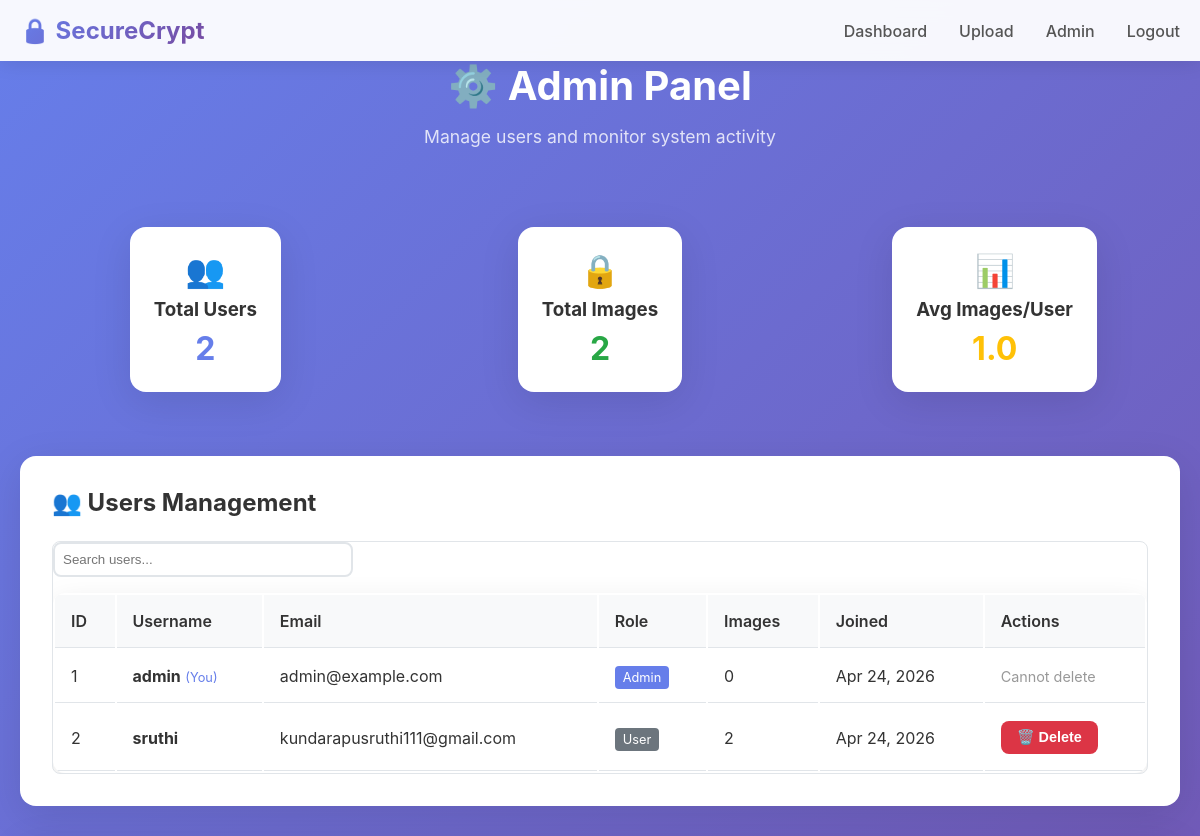
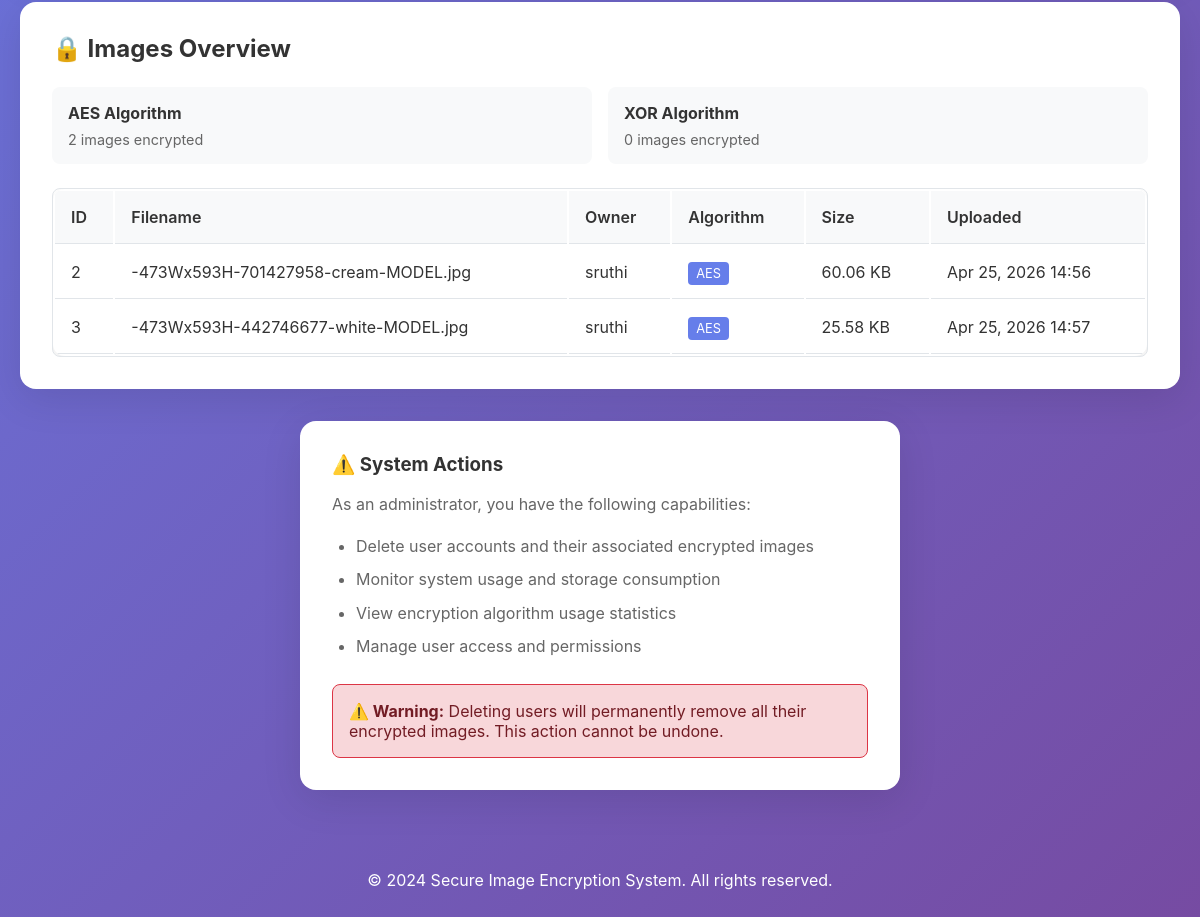
The page /admin (signed in) on the database its author committed (2 pictures, top to bottom).
### app.py (models this page shows)
class User(db.Model):
    id = db.Column(db.Integer, primary_key=True)
    username = db.Column(db.String(80), unique=True, nullable=False)
    email = db.Column(db.String(120), unique=True, nullable=False)
    password_hash = db.Column(db.String(255), nullable=False)
    is_admin = db.Column(db.Boolean, default=False)
    created_at = db.Column(db.DateTime, default=datetime.utcnow)
    images = db.relationship('Image', backref='user', lazy=True, cascade='all, delete-orphan')

class Image(db.Model):
    id = db.Column(db.Integer, primary_key=True)
    filename = db.Column(db.String(255), nullable=False)
    original_filename = db.Column(db.String(255), nullable=False)
    encrypted_filename = db.Column(db.String(255), nullable=True)
    encryption_key = db.Column(db.Text, nullable=True)
    algorithm = db.Column(db.String(50), nullable=False)
    file_size = db.Column(db.Integer, nullable=False)
    user_id = db.Column(db.Integer, db.ForeignKey('user.id'), nullable=False)
    created_at = db.Column(db.DateTime, default=datetime.utcnow)

### app.py (the view)
@app.route('/admin')
def admin():
    if 'user_id' not in session or not session.get('is_admin'):
        flash('Access denied. Admin privileges required.', 'error')
        return redirect(url_for('dashboard'))
    users = User.query.all()
    images = Image.query.all()
    return render_template('admin.html', users=users, images=images)

### templates/admin.html (shortened to what this page needs)
{% extends "base.html" %}
{% block content %}
<div class="container">
    <div class="dashboard-header">
        <h1>⚙️ Admin Panel</h1>
        <p>Manage users and monitor system activity</p>
    </div>
    <div style="display: grid; grid-template-columns: repeat(auto-fit, minmax(250px, 1fr)); gap: 1.5rem; margin-bottom: 2rem;">
        <div class="card" style="text-align: center; padding: 1.5rem;">
            <div style="font-size: 2rem; color: #667eea; margin-bottom: 0.5rem;">👥</div>
            <h3 style="color: #333; margin-bottom: 0.5rem;">Total Users</h3>
            <p style="font-size: 2rem; font-weight: bold; color: #667eea; margin: 0;">{{ users|length }}</p>
        </div>
        <div class="card" style="text-align: center; padding: 1.5rem;">
            <div style="font-size: 2rem; color: #28a745; margin-bottom: 0.5rem;">🔒</div>
            <h3 style="color: #333; margin-bottom: 0.5rem;">Total Images</h3>
            <p style="font-size: 2rem; font-weight: bold; color: #28a745; margin: 0;">{{ images|length }}</p>
        </div>
        <div class="card" style="text-align: center; padding: 1.5rem;">
            <div style="font-size: 2rem; color: #ffc107; margin-bottom: 0.5rem;">📊</div>
            <h3 style="color: #333; margin-bottom: 0.5rem;">Avg Images/User</h3>
            <p style="font-size: 2rem; font-weight: bold; color: #ffc107; margin: 0;">
                {{ "%.1f"|format(images|length / users|length if users|length > 0 else 0) }}
            </p>
        </div>
    </div>
    <div style="background: white; border-radius: 16px; padding: 2rem; box-shadow: 0 10px 40px rgba(0, 0, 0, 0.1); margin-bottom: 2rem;">
        <h2 style="color: #333; margin-bottom: 1.5rem;">👥 Users Management</h2>
        <div class="admin-table-container">
            <table class="admin-table">
                <thead>
                    <tr>
                        <th>ID</th>
                        <th>Username</th>
                        <th>Email</th>
                        <th>Role</th>
                        <th>Images</th>
                        <th>Joined</th>
                        <th>Actions</th>
                    </tr>
                </thead>
                <tbody>
                    {% for user in users %}
                    <tr>
                        <td>{{ user.id }}</td>
                        <td>
                            <strong>{{ user.username }}</strong>
                            {% if user.id == session.user_id %}
                                <span style="color: #667eea; font-size: 0.8rem;"> (You)</span>
                            {% endif %}
                        </td>
                        <td>{{ user.email }}</td>
                        <td>
                            {% if user.is_admin %}
                                <span style="background: #667eea; color: white; padding: 0.25rem 0.5rem; border-radius: 4px; font-size: 0.8rem;">Admin</span>
                            {% else %}
                                <span style="background: #6c757d; color: white; padding: 0.25rem 0.5rem; border-radius: 4px; font-size: 0.8rem;">User</span>
                            {% endif %}
                        </td>
                        <td>{{ user.images|length }}</td>
                        <td>{{ user.created_at.strftime('%b %d, %Y') }}</td>
                        <td>
                            {% if user.id != session.user_id %}
                                <form method="POST" action="{{ url_for('delete_user', user_id=user.id) }}"
                                      onsubmit="return confirm('Are you sure you want to delete user {{ user.username }}? This will also delete all their encrypted images.')"
                                      style="display: inline;">
                                    <button type="submit" class="btn btn-danger" style="padding: 0.5rem 1rem; font-size: 0.9rem;">
                                        🗑️ Delete
                                    </button>
                                </form>
                            {% else %}
                                <span style="color: #999; font-size: 0.9rem;">Cannot delete</span>
                            {% endif %}
                        </td>
                    </tr>
                    {% endfor %}
                </tbody>
            </table>
        </div>
    </div>
    <div style="background: white; border-radius: 16px; padding: 2rem; box-shadow: 0 10px 40px rgba(0, 0, 0, 0.1);">
        <h2 style="color: #333; margin-bottom: 1.5rem;">🔒 Images Overview</h2>
        <div style="display: grid; grid-template-columns: repeat(auto-fit, minmax(300px, 1fr)); gap: 1rem; margin-bottom: 1.5rem;">
            {% for algorithm in ['AES', 'XOR'] %}
            <div style="padding: 1rem; background: #f8f9fa; border-radius: 8px;">
                <h4 style="color: #333; margin-bottom: 0.5rem;">{{ algorithm }} Algorithm</h4>
                <p style="color: #666; font-size: 0.9rem; margin: 0;">
                    {{ images|selectattr('algorithm', 'equalto', algorithm)|list|length }} images encrypted
                </p>
            </div>
            {% endfor %}
        </div>
        <div class="admin-table-container">
            <table class="admin-table">
                <thead>
                    <tr>
                        <th>ID</th>
                        <th>Filename</th>
                        <th>Owner</th>
                        <th>Algorithm</th>
                        <th>Size</th>
                        <th>Uploaded</th>
                    </tr>
                </thead>
                <tbody>
                    {% for image in images[:20] %}
                    <tr>
                        <td>{{ image.id }}</td>
                        <td>{{ image.original_filename }}</td>
                        <td>{{ image.user.username }}</td>
                        <td>
                            <span style="background: {% if image.algorithm == 'AES' %}#667eea{% else %}#ffc107{% endif %}; color: white; padding: 0.25rem 0.5rem; border-radius: 4px; font-size: 0.8rem;">
                                {{ image.algorithm }}
                            </span>
                        </td>
                        <td>{{ "%.2f"|format(image.file_size / 1024) }} KB</td>
                        <td>{{ image.created_at.strftime('%b %d, %Y %H:%M') }}</td>
                    </tr>
                    {% endfor %}
                </tbody>
            </table>
        </div>
    </div>
    <div class="card" style="max-width: 600px; margin-top: 2rem;">
        <h3 style="color: #333; margin-bottom: 1rem;">⚠️ System Actions</h3>
        <div style="color: #666; line-height: 1.6;">
            <p style="margin-bottom: 1rem;">As an administrator, you have the following capabilities:</p>
            <ul style="padding-left: 1.5rem;">
                <li style="margin-bottom: 0.5rem;">Delete user accounts and their associated encrypted images</li>
                <li style="margin-bottom: 0.5rem;">Monitor system usage and storage consumption</li>
                <li style="margin-bottom: 0.5rem;">View encryption algorithm usage statistics</li>
                <li>Manage user access and permissions</li>
            </ul>
        </div>
        <div style="margin-top: 1.5rem; padding: 1rem; background: #f8d7da; border-radius: 8px; border: 1px solid #dc3545;">
            <p style="color: #721c24; margin: 0;">
                <strong>⚠️ Warning:</strong> Deleting users will permanently remove all their encrypted images. This action cannot be undone.
            </p>
        </div>
    </div>
</div>
{% endblock %}

### templates/base.html (shortened to what this page needs)
<!DOCTYPE html>
<html lang="en">
<head>
    <link rel="stylesheet" href="{{ url_for('static', filename='css/style.css') }}">
</head>
<body>
    {% if session.user_id %}
    <header class="header">
        <div class="container">
            <nav class="nav-container">
                <div class="logo">🔒 SecureCrypt</div>
                <ul class="nav-links">
                    <li><a href="{{ url_for('dashboard') }}">Dashboard</a></li>
                    <li><a href="{{ url_for('upload') }}">Upload</a></li>
                    {% if session.is_admin %}
                    <li><a href="{{ url_for('admin') }}">Admin</a></li>
                    {% endif %}
                    <li><a href="{{ url_for('logout') }}">Logout</a></li>
                </ul>
            </nav>
        </div>
    </header>
    {% endif %}
    <main>
        {% block content %}{% endblock %}
    </main>
    <footer style="text-align: center; padding: 2rem; color: white; margin-top: 3rem;">
        <p>&copy; 2024 Secure Image Encryption System. All rights reserved.</p>
    </footer>
</body>
</html>

### static/css/style.css (style rules this page uses)
* { margin: 0; padding: 0; box-sizing: border-box; }
body { font-family: -apple-system, BlinkMacSystemFont, 'Segoe UI', Roboto, Oxygen, Ubuntu, Cantarell, sans-serif; background: linear-gradient(135deg, #667eea 0%, #764ba2 100%); min-height: 100vh; color: #333; }
.container { max-width: 1200px; margin: 0 auto; padding: 0 20px; }
.header { background: rgba(255, 255, 255, 0.95); backdrop-filter: blur(10px); box-shadow: 0 2px 20px rgba(0, 0, 0, 0.1); padding: 1rem 0; position: sticky; top: 0; z-index: 100; }
.nav-container { display: flex; justify-content: space-between; align-items: center; }
.logo { font-size: 1.5rem; font-weight: bold; background: linear-gradient(135deg, #667eea, #764ba2); -webkit-background-clip: text; -webkit-text-fill-color: transparent; background-clip: text; }
.nav-links { display: flex; gap: 2rem; list-style: none; }
.nav-links a { text-decoration: none; color: #555; font-weight: 500; transition: color 0.3s ease; }
.card { background: white; border-radius: 16px; box-shadow: 0 10px 40px rgba(0, 0, 0, 0.1); padding: 2rem; margin: 2rem auto; max-width: 500px; transition: transform 0.3s ease, box-shadow 0.3s ease; }
.btn { padding: 0.75rem 1.5rem; border: none; border-radius: 8px; font-size: 1rem; font-weight: 600; cursor: pointer; transition: all 0.3s ease; text-decoration: none; display: inline-block; text-align: center; }
.btn-danger { background: #dc3545; color: white; }
.dashboard-header { text-align: center; margin-bottom: 3rem; }
.dashboard-header h1 { color: white; font-size: 2.5rem; margin-bottom: 1rem; }
.dashboard-header p { color: rgba(255, 255, 255, 0.8); font-size: 1.1rem; }
.admin-table { width: 100%; background: white; border-radius: 12px; overflow: hidden; box-shadow: 0 10px 30px rgba(0, 0, 0, 0.1); }
.admin-table th, .admin-table td { padding: 1rem; text-align: left; border-bottom: 1px solid #e1e5e9; }
.admin-table th { background: #f8f9fa; font-weight: 600; color: #333; }

### templates/admin.html (style rules this page uses)
.admin-table-container { overflow-x: auto; border-radius: 8px; border: 1px solid #e1e5e9; }
.admin-table { width: 100%; min-width: 600px; margin: 0; }
.admin-table tr { transition: background-color 0.2s ease; }

### rows shown on the page
User: id "1", username "admin", shows "(You)", email "admin@example.com", is_admin "Admin", images|length "0", created_at "Apr 24, 2026", shows "Cannot delete"
User: id "2", username "sruthi", email "kundarapusruthi111@gmail.com", is_admin "User", images|length "2", created_at "Apr 24, 2026"
Image: id "2", original_filename "-473Wx593H-701427958-cream-MODEL.jpg", user.username "sruthi", algorithm "AES", image.file_size/1024 "60.06", created_at "Apr 25, 2026 14:56"
Image: id "3", original_filename "-473Wx593H-442746677-white-MODEL.jpg", user.username "sruthi", algorithm "AES", image.file_size/1024 "25.58", created_at "Apr 25, 2026 14:57"

### other values the page prints
{{ users|length }} "2"
{{ images|length }} "2"
{{ "%.1f"|format(images|length / users|length if users|length > 0 else 0) }} "1.0"
{{ algorithm }} "AES" "XOR"
{{ images|selectattr('algorithm', 'equalto', algorithm)|list|length }} "2" "0"
